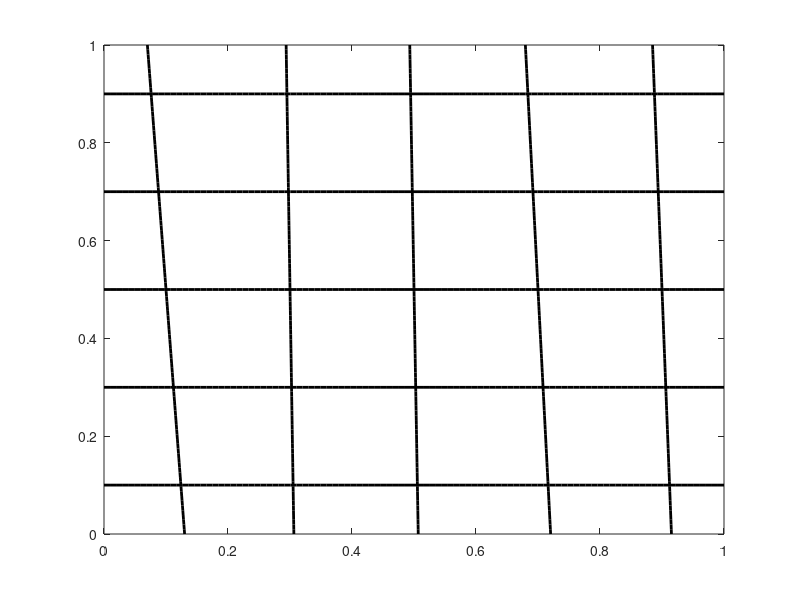

Here is the MATLAB script that generated this plot:


%definisco la geometria delle fratture
colori={};

Nhor=5;
Nver=5;
Nf=Nhor+Nver; %numero di fratture


for i=1:Nhor
%F1
colori{i}=[0,0,i/Nhor]*0;
h(i)=1/103;
t{i}=[0:h(i):1];   %nodi
tt{i}=0.5*(t{i}(1:end-1)+t{i}(2:end));  %baricentri
N(i)=length(tt{i});   %numero di elementi
x_map{i}=@(t) [t;  (i-0.5)/(Nhor)+t*0];
Tau{i}=@(t) [1; 0*t];
ds{i}=@(t) (1)^0.5+0*t;
tau{i}=@(t) Tau{i}(t)/ds{i}(t);
%theta(1)=acos()
source{i}=@(t) 0.0*(t<0.7).*(t>0.3)+0*t;
cini{i}=@(t) 0+0*t;
p_bc{i}=[0 0+1*(i==1)]; %condizioni al contorno di pressione
v_bc{i}=0.01*[0 0];
C_bc{i}=[0 0];
x_bc{i}=[0 0];
t_bc{i}=[1 1];
eta(i)=1;  %inverso della permeabilità
mu(i)=100;
d(i)=0.01;%/cos(theta(1)) %spessore
power(i)=1;
xx=x_map{i}(t{i});
plot(xx(1,:),xx(2,:),'-','color',colori{i},'linewidth',2)
hold on
end

for i=Nhor+1:Nver+Nhor
%F1
dth=5*rand(1);
theta=(90+dth)*pi/180;
colori{i}=[(i-Nhor)/Nver,1-(i-Nhor)/Nver,0]*0;
h(i)=1/103;
t{i}=[0:h(i):1];   %nodi
tt{i}=0.5*(t{i}(1:end-1)+t{i}(2:end));  %baricentri
N(i)=length(tt{i});   %numero di elementi
x_map{i}=@(t) [ (i-Nhor-0.5)/(Nver)+t*cos(theta)/sin(theta)-0.5*cos(theta)/sin(theta);t];
Tau{i}=@(t) [ cos(theta)+0*t;sin(theta)];
ds{i}=@(t) (1)^0.5+0*t;
tau{i}=@(t) Tau{i}(t)/ds{i}(t);
%theta(1)=acos()
source{i}=@(t) 0+0*t;
cini{i}=@(t) 0+0*t;
p_bc{i}=[0 1]; %condizioni al contorno di pressione
v_bc{i}=0.01*[0 0];
C_bc{i}=[0 0];
x_bc{i}=[0 0];
t_bc{i}=[0 0 ];
eta(i)=1*(i~=3+Nhor) + 1*(i==3+Nhor);  %inverso della permeabilità
mu(i)=100;
d(i)=0.01;%/cos(theta(1)) %spessore
power(i)=2;
xx=x_map{i}(t{i});
plot(xx(1,:),xx(2,:),'-','color',colori{i},'linewidth',2)
hold on
end


%th=[80 82 85 87.5 90 92.5 95 98 100];
%p=[0.0684 0.0713 0.0761 0.0797 0.0840 0.0886 0.0938 0.1008 0.1058];
%figure
%plot(th,p)
%dens=[3 5 7 9 11 13];
%p=[0.0723 0.0840 0.0901 0.0933 0.0951 0.0961];
%figure
%plot(dens,p)
